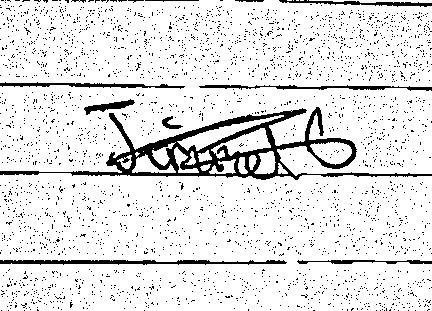
#> input picture TemplateTest/houghLines1.jpg, 432 x 311 px
$ python test2.py
#> lines starting #> are read from the running program, lines starting #| are printed output that depends on the picture
# -*- coding: utf-8 -*-
"""
Created on Wed Jul 25 20:19:36 2018

@author: jimme
"""

import cv2
import numpy as np


'''
#---I DID THESE PROCESSES INCREMENTLY INSTEAD OF PLACING THEM IN DIFFERENT FILES---

#STEP 1
#--READS IN BOTH IMAGES--

image1 = cv2.imread("sig1.jpg", cv2.IMREAD_GRAYSCALE)
image2 = cv2.imread("sig2.jpg",  cv2.IMREAD_GRAYSCALE)

#--REMOVE THE NOISE FROM IMAGES--
adapt1 = cv2.adaptiveThreshold(image1, 255, cv2.ADAPTIVE_THRESH_MEAN_C, cv2.THRESH_BINARY, 11, 5)
cv2.imwrite('thresh1.jpg', adapt1)

adapt2 = cv2.adaptiveThreshold(image2, 255, cv2.ADAPTIVE_THRESH_MEAN_C, cv2.THRESH_BINARY, 11, 5)
cv2.imwrite('thresh2.jpg', adapt2)
'''

'''
STEP 2
--TAKES NOISE-FREE IMAGES AND REMOVES THE LINES FROM THEM--

image1 = cv2.imread("thresh3.jpg")
image2 = cv2.imread("thresh4.jpg")
edges = cv2.Canny(image1, 150, 350, apertureSize=3)
minLineLength = 100
maxLineGap= 50
lines = cv2.HoughLinesP(edges, 1, np.pi/180, 100, minLineLength, maxLineGap)

for x in range(len(lines)):
    for x1, y1, x2, y2 in lines[x]:
        cv2.line(image1, (x1, y1), (x2, y2), (255,255,255), 2)

cv2.imwrite('houghLines3.jpg', image1)

edges2 = cv2.Canny(image2, 50, 150, apertureSize=3)

lines2 = cv2.HoughLinesP(edges2, 1, np.pi/180, 100, minLineLength, maxLineGap)

for x in range(len(lines2)):
    for x1, y1, x2, y2 in lines[x]:
        cv2.line(image2, (x1, y1), (x2, y2), (255,255,255), 2)

cv2.imwrite('houghLines4.jpg', image2)
'''


#STEP 3
#--USES ORB TO LOOK FOR COMMON KEYPOINTS BETWEEN THE TWO IMAGES--
#from matplotlib import pyplot as plt

img1 = cv2.imread("houghLines1.jpg", 0)
#> img1 is the input picture: shape (311, 432); min 0, max 255, mean 227.4
img2 = cv2.imread("houghLines2.jpg", 0)
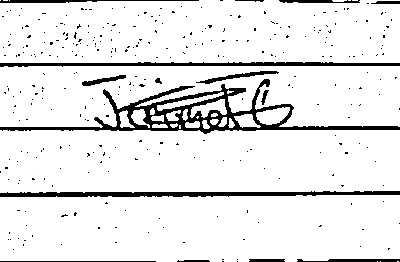
#> input picture TemplateTest/houghLines2.jpg, 400 x 262 px
#> img2 is the input picture: shape (262, 400); min 0, max 255, mean 231.6

orb = cv2.ORB_create()

kp1, des1 = orb.detectAndCompute(img1,None)
#> kp1 = 500 keypoints; strongest (x, y, size): (191, 153, 31), (224, 146, 37.2), (219, 168, 44.6), (255, 171, 31)
kp2, des2 = orb.detectAndCompute(img2,None)
#> kp2 = 498 keypoints; strongest (x, y, size): (179, 112, 31), (148, 126, 31), (224, 118, 31), (179, 110, 31)

bf = cv2.BFMatcher(cv2.NORM_HAMMING, crossCheck=True)

matches = bf.match(des1, des2)
#> matches = 154 matches

matches = sorted(matches, key=lambda x:x.distance)

img3 = cv2.drawMatches(img1, kp1, img2, kp2, matches[:10], None, flags = 2)
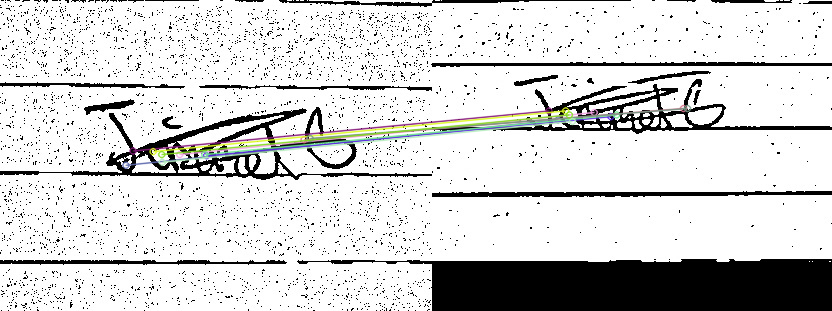
#> img3: shape (311, 832, 3); mean of channels 0, 1, 2 211, 211.6, 211.4; drawn as B, G, R

#plt.imshow(img3), plt.show()
cv2.imshow("img3", img3)
cv2.waitKey(0)
cv2.destroyAllWindows()

print(len(matches))
#| 154
